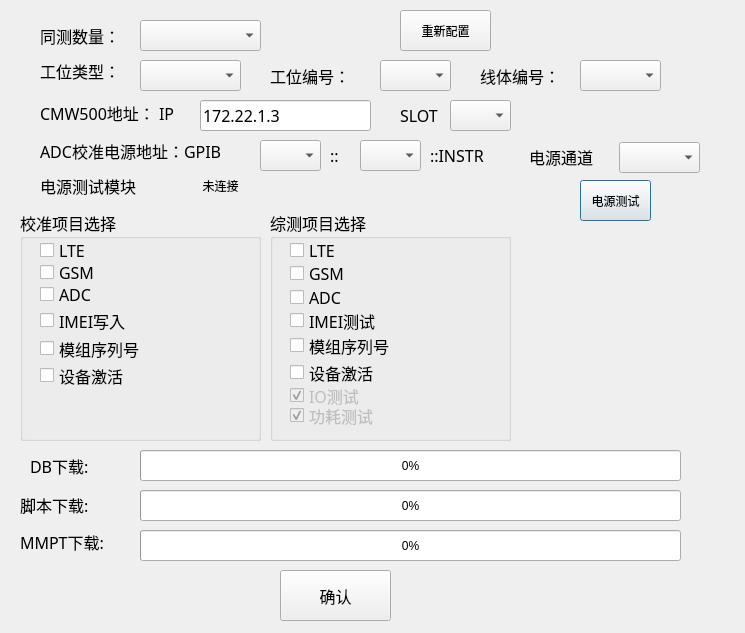
<?xml version="1.0" encoding="UTF-8"?>
<ui version="4.0">
 <class>toolConfigDialog</class>
 <widget class="QDialog" name="toolConfigDialog">
  <property name="geometry">
   <rect>
    <x>0</x>
    <y>0</y>
    <width>745</width>
    <height>633</height>
   </rect>
  </property>
  <property name="windowTitle">
   <string>工具配置和测试项目选择</string>
  </property>
  <widget class="QLabel" name="label">
   <property name="geometry">
    <rect>
     <x>40</x>
     <y>20</y>
     <width>101</width>
     <height>31</height>
    </rect>
   </property>
   <property name="font">
    <font>
     <family>新宋体</family>
     <pointsize>12</pointsize>
    </font>
   </property>
   <property name="text">
    <string>同测数量：</string>
   </property>
  </widget>
  <widget class="QLabel" name="label_2">
   <property name="geometry">
    <rect>
     <x>40</x>
     <y>60</y>
     <width>91</width>
     <height>21</height>
    </rect>
   </property>
   <property name="font">
    <font>
     <family>新宋体</family>
     <pointsize>12</pointsize>
    </font>
   </property>
   <property name="text">
    <string>工位类型：</string>
   </property>
  </widget>
  <widget class="QLabel" name="label_3">
   <property name="geometry">
    <rect>
     <x>40</x>
     <y>102</y>
     <width>161</width>
     <height>21</height>
    </rect>
   </property>
   <property name="font">
    <font>
     <family>新宋体</family>
     <pointsize>12</pointsize>
    </font>
   </property>
   <property name="text">
    <string>CMW500地址： IP</string>
   </property>
  </widget>
  <widget class="QLabel" name="label_4">
   <property name="geometry">
    <rect>
     <x>40</x>
     <y>140</y>
     <width>211</width>
     <height>21</height>
    </rect>
   </property>
   <property name="font">
    <font>
     <family>新宋体</family>
     <pointsize>12</pointsize>
    </font>
   </property>
   <property name="text">
    <string>ADC校准电源地址：GPIB</string>
   </property>
  </widget>
  <widget class="QComboBox" name="mmpt_slot_total_cbox">
   <property name="geometry">
    <rect>
     <x>140</x>
     <y>20</y>
     <width>121</width>
     <height>31</height>
    </rect>
   </property>
  </widget>
  <widget class="QComboBox" name="work_type_cbox">
   <property name="geometry">
    <rect>
     <x>140</x>
     <y>60</y>
     <width>101</width>
     <height>31</height>
    </rect>
   </property>
  </widget>
  <widget class="QComboBox" name="cmw_slot_cbox">
   <property name="geometry">
    <rect>
     <x>450</x>
     <y>100</y>
     <width>61</width>
     <height>31</height>
    </rect>
   </property>
  </widget>
  <widget class="QComboBox" name="gpib_addr_cbox">
   <property name="geometry">
    <rect>
     <x>260</x>
     <y>140</y>
     <width>61</width>
     <height>31</height>
    </rect>
   </property>
  </widget>
  <widget class="QComboBox" name="dc_source_ch_cbox">
   <property name="geometry">
    <rect>
     <x>619</x>
     <y>142</y>
     <width>81</width>
     <height>31</height>
    </rect>
   </property>
  </widget>
  <widget class="QComboBox" name="instr_cbox">
   <property name="geometry">
    <rect>
     <x>360</x>
     <y>140</y>
     <width>61</width>
     <height>31</height>
    </rect>
   </property>
  </widget>
  <widget class="QLabel" name="label_5">
   <property name="geometry">
    <rect>
     <x>330</x>
     <y>140</y>
     <width>21</width>
     <height>31</height>
    </rect>
   </property>
   <property name="font">
    <font>
     <family>新宋体</family>
     <pointsize>12</pointsize>
    </font>
   </property>
   <property name="text">
    <string>::</string>
   </property>
  </widget>
  <widget class="QLabel" name="label_6">
   <property name="geometry">
    <rect>
     <x>430</x>
     <y>140</y>
     <width>81</width>
     <height>31</height>
    </rect>
   </property>
   <property name="font">
    <font>
     <family>新宋体</family>
     <pointsize>12</pointsize>
    </font>
   </property>
   <property name="text">
    <string>::INSTR</string>
   </property>
  </widget>
  <widget class="QLabel" name="label_7">
   <property name="geometry">
    <rect>
     <x>529</x>
     <y>141</y>
     <width>81</width>
     <height>31</height>
    </rect>
   </property>
   <property name="font">
    <font>
     <family>新宋体</family>
     <pointsize>12</pointsize>
    </font>
   </property>
   <property name="text">
    <string>电源通道</string>
   </property>
  </widget>
  <widget class="QPushButton" name="dc_test_btn">
   <property name="geometry">
    <rect>
     <x>580</x>
     <y>180</y>
     <width>71</width>
     <height>41</height>
    </rect>
   </property>
   <property name="text">
    <string>电源测试</string>
   </property>
  </widget>
  <widget class="QGroupBox" name="cal_groupBox">
   <property name="geometry">
    <rect>
     <x>20</x>
     <y>210</y>
     <width>241</width>
     <height>231</height>
    </rect>
   </property>
   <property name="font">
    <font>
     <family>宋体</family>
     <pointsize>12</pointsize>
    </font>
   </property>
   <property name="title">
    <string>校准项目选择</string>
   </property>
   <widget class="QCheckBox" name="cal_lte_check">
    <property name="geometry">
     <rect>
      <x>20</x>
      <y>30</y>
      <width>91</width>
      <height>21</height>
     </rect>
    </property>
    <property name="text">
     <string>LTE</string>
    </property>
   </widget>
   <widget class="QCheckBox" name="cal_gsm_check">
    <property name="geometry">
     <rect>
      <x>20</x>
      <y>52</y>
      <width>91</width>
      <height>21</height>
     </rect>
    </property>
    <property name="text">
     <string>GSM</string>
    </property>
   </widget>
   <widget class="QCheckBox" name="cal_adc_check">
    <property name="geometry">
     <rect>
      <x>20</x>
      <y>74</y>
      <width>91</width>
      <height>21</height>
     </rect>
    </property>
    <property name="text">
     <string>ADC</string>
    </property>
   </widget>
   <widget class="QCheckBox" name="cal_imei_check">
    <property name="geometry">
     <rect>
      <x>20</x>
      <y>100</y>
      <width>111</width>
      <height>21</height>
     </rect>
    </property>
    <property name="text">
     <string>IMEI写入</string>
    </property>
   </widget>
   <widget class="QCheckBox" name="cal_auth_check">
    <property name="geometry">
     <rect>
      <x>20</x>
      <y>155</y>
      <width>101</width>
      <height>21</height>
     </rect>
    </property>
    <property name="text">
     <string>设备激活</string>
    </property>
   </widget>
   <widget class="QCheckBox" name="cal_sn_check">
    <property name="geometry">
     <rect>
      <x>20</x>
      <y>128</y>
      <width>121</width>
      <height>21</height>
     </rect>
    </property>
    <property name="text">
     <string>模组序列号</string>
    </property>
   </widget>
  </widget>
  <widget class="QGroupBox" name="nst_groupBox">
   <property name="geometry">
    <rect>
     <x>270</x>
     <y>210</y>
     <width>241</width>
     <height>231</height>
    </rect>
   </property>
   <property name="font">
    <font>
     <family>宋体</family>
     <pointsize>12</pointsize>
    </font>
   </property>
   <property name="title">
    <string>综测项目选择</string>
   </property>
   <widget class="QCheckBox" name="nst_lte_check">
    <property name="geometry">
     <rect>
      <x>20</x>
      <y>30</y>
      <width>81</width>
      <height>21</height>
     </rect>
    </property>
    <property name="text">
     <string>LTE</string>
    </property>
   </widget>
   <widget class="QCheckBox" name="nst_gsm_check">
    <property name="geometry">
     <rect>
      <x>20</x>
      <y>53</y>
      <width>91</width>
      <height>21</height>
     </rect>
    </property>
    <property name="text">
     <string>GSM</string>
    </property>
   </widget>
   <widget class="QCheckBox" name="nst_adc_check">
    <property name="geometry">
     <rect>
      <x>20</x>
      <y>77</y>
      <width>101</width>
      <height>21</height>
     </rect>
    </property>
    <property name="text">
     <string>ADC</string>
    </property>
   </widget>
   <widget class="QCheckBox" name="nst_imei_check">
    <property name="geometry">
     <rect>
      <x>20</x>
      <y>100</y>
      <width>111</width>
      <height>21</height>
     </rect>
    </property>
    <property name="text">
     <string>IMEI测试</string>
    </property>
   </widget>
   <widget class="QCheckBox" name="nst_auth_check">
    <property name="geometry">
     <rect>
      <x>20</x>
      <y>147</y>
      <width>101</width>
      <height>31</height>
     </rect>
    </property>
    <property name="text">
     <string>设备激活</string>
    </property>
   </widget>
   <widget class="QCheckBox" name="nst_sn_check">
    <property name="geometry">
     <rect>
      <x>20</x>
      <y>120</y>
      <width>131</width>
      <height>31</height>
     </rect>
    </property>
    <property name="text">
     <string>模组序列号</string>
    </property>
   </widget>
   <widget class="QCheckBox" name="cal_auth_check_2">
    <property name="enabled">
     <bool>false</bool>
    </property>
    <property name="geometry">
     <rect>
      <x>20</x>
      <y>170</y>
      <width>101</width>
      <height>31</height>
     </rect>
    </property>
    <property name="text">
     <string>IO测试</string>
    </property>
    <property name="checked">
     <bool>true</bool>
    </property>
   </widget>
   <widget class="QCheckBox" name="cal_auth_check_3">
    <property name="enabled">
     <bool>false</bool>
    </property>
    <property name="geometry">
     <rect>
      <x>20</x>
      <y>190</y>
      <width>101</width>
      <height>31</height>
     </rect>
    </property>
    <property name="text">
     <string>功耗测试</string>
    </property>
    <property name="checked">
     <bool>true</bool>
    </property>
   </widget>
  </widget>
  <widget class="QPushButton" name="OK_btn">
   <property name="geometry">
    <rect>
     <x>280</x>
     <y>570</y>
     <width>111</width>
     <height>51</height>
    </rect>
   </property>
   <property name="font">
    <font>
     <family>宋体</family>
     <pointsize>12</pointsize>
    </font>
   </property>
   <property name="text">
    <string>确认</string>
   </property>
  </widget>
  <widget class="QLineEdit" name="cmw_ip_edit">
   <property name="geometry">
    <rect>
     <x>200</x>
     <y>100</y>
     <width>171</width>
     <height>31</height>
    </rect>
   </property>
   <property name="font">
    <font>
     <family>宋体</family>
     <pointsize>12</pointsize>
    </font>
   </property>
   <property name="text">
    <string>172.22.1.3</string>
   </property>
  </widget>
  <widget class="QLabel" name="label_9">
   <property name="geometry">
    <rect>
     <x>400</x>
     <y>100</y>
     <width>51</width>
     <height>31</height>
    </rect>
   </property>
   <property name="font">
    <font>
     <family>新宋体</family>
     <pointsize>12</pointsize>
    </font>
   </property>
   <property name="text">
    <string>SLOT</string>
   </property>
  </widget>
  <widget class="QLabel" name="label_10">
   <property name="geometry">
    <rect>
     <x>270</x>
     <y>60</y>
     <width>101</width>
     <height>31</height>
    </rect>
   </property>
   <property name="font">
    <font>
     <family>新宋体</family>
     <pointsize>12</pointsize>
    </font>
   </property>
   <property name="text">
    <string>工位编号：</string>
   </property>
  </widget>
  <widget class="QComboBox" name="station_num_cbox">
   <property name="geometry">
    <rect>
     <x>380</x>
     <y>60</y>
     <width>71</width>
     <height>31</height>
    </rect>
   </property>
  </widget>
  <widget class="QProgressBar" name="download_1_progressbar">
   <property name="geometry">
    <rect>
     <x>140</x>
     <y>450</y>
     <width>541</width>
     <height>31</height>
    </rect>
   </property>
   <property name="value">
    <number>0</number>
   </property>
  </widget>
  <widget class="QLabel" name="dl_label_1">
   <property name="geometry">
    <rect>
     <x>30</x>
     <y>450</y>
     <width>101</width>
     <height>31</height>
    </rect>
   </property>
   <property name="font">
    <font>
     <family>新宋体</family>
     <pointsize>12</pointsize>
    </font>
   </property>
   <property name="text">
    <string>DB下载:</string>
   </property>
  </widget>
  <widget class="QProgressBar" name="download_2_progressbar">
   <property name="geometry">
    <rect>
     <x>140</x>
     <y>490</y>
     <width>541</width>
     <height>31</height>
    </rect>
   </property>
   <property name="value">
    <number>0</number>
   </property>
  </widget>
  <widget class="QLabel" name="dl_label_2">
   <property name="geometry">
    <rect>
     <x>20</x>
     <y>484</y>
     <width>111</width>
     <height>41</height>
    </rect>
   </property>
   <property name="font">
    <font>
     <family>新宋体</family>
     <pointsize>12</pointsize>
    </font>
   </property>
   <property name="text">
    <string>脚本下载:</string>
   </property>
  </widget>
  <widget class="QPushButton" name="reset_btn">
   <property name="geometry">
    <rect>
     <x>400</x>
     <y>10</y>
     <width>91</width>
     <height>41</height>
    </rect>
   </property>
   <property name="text">
    <string>重新配置</string>
   </property>
  </widget>
  <widget class="QProgressBar" name="download_3_progressbar">
   <property name="geometry">
    <rect>
     <x>140</x>
     <y>530</y>
     <width>541</width>
     <height>31</height>
    </rect>
   </property>
   <property name="value">
    <number>0</number>
   </property>
  </widget>
  <widget class="QLabel" name="dl_label_3">
   <property name="geometry">
    <rect>
     <x>20</x>
     <y>516</y>
     <width>111</width>
     <height>51</height>
    </rect>
   </property>
   <property name="font">
    <font>
     <family>新宋体</family>
     <pointsize>12</pointsize>
    </font>
   </property>
   <property name="text">
    <string>MMPT下载:</string>
   </property>
  </widget>
  <widget class="QLabel" name="line_num_label">
   <property name="geometry">
    <rect>
     <x>480</x>
     <y>60</y>
     <width>91</width>
     <height>31</height>
    </rect>
   </property>
   <property name="font">
    <font>
     <family>新宋体</family>
     <pointsize>12</pointsize>
    </font>
   </property>
   <property name="text">
    <string>线体编号：</string>
   </property>
  </widget>
  <widget class="QComboBox" name="line_num_cbox">
   <property name="geometry">
    <rect>
     <x>580</x>
     <y>60</y>
     <width>81</width>
     <height>31</height>
    </rect>
   </property>
  </widget>
  <widget class="QLabel" name="label_8">
   <property name="geometry">
    <rect>
     <x>40</x>
     <y>170</y>
     <width>131</width>
     <height>31</height>
    </rect>
   </property>
   <property name="font">
    <font>
     <family>新宋体</family>
     <pointsize>12</pointsize>
    </font>
   </property>
   <property name="text">
    <string>电源测试模块</string>
   </property>
  </widget>
  <widget class="QLabel" name="adc_detect_label">
   <property name="geometry">
    <rect>
     <x>180</x>
     <y>170</y>
     <width>81</width>
     <height>31</height>
    </rect>
   </property>
   <property name="text">
    <string>未连接</string>
   </property>
   <property name="alignment">
    <set>Qt::AlignCenter</set>
   </property>
  </widget>
 </widget>
 <resources/>
 <connections/>
</ui>
